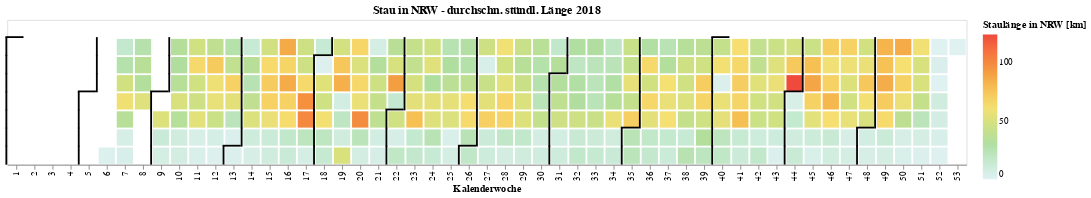
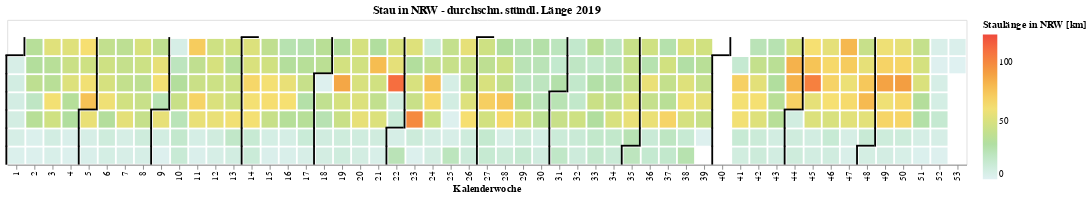
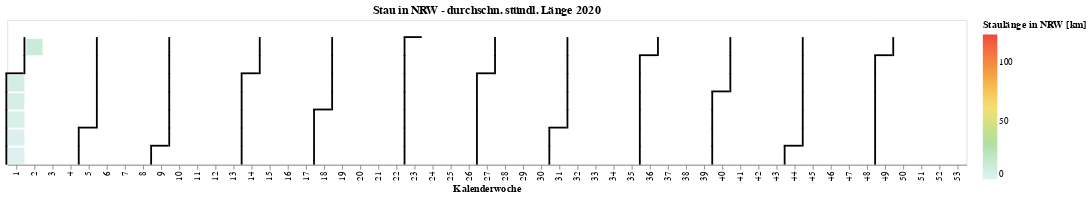

These figures' notebook cell, in order:
### Markdown cell above
### plot mean Staulänge

### Code cell
df_=stau_mean

years= sorted(df_.year.unique())

for year in years:
    df=df_[df_.year==year]
    #print (year)
    #### CHART
    chart=alt.Chart(df).mark_rect(width=18,height=18).encode(
        alt.Y('weekday:O', title='weekday', axis=None),
        alt.X('Week_Number:O', title='Kalenderwoche'),

        #alt.Color('nrw',  scale=alt.Scale(scheme='spectral'), title='Datenverfügbarkeit pro Tag'), #, sort="descending"
        #alt.Color('nrw:Q',  scale=alt.Scale(scheme='lightmulti'), title='Staulänge in NRW [km]'), #, sort="descending"
        color=alt.Color('nrw:Q',#scale=alt.Scale(scheme='spectral')),
                    #sort='descending'   ,
                        title='Staulänge in NRW [km]',
                        scale=alt.Scale(domain=[0, int(df_.nrw.max())],
                                        scheme='lightmulti')),

        tooltip=[
            alt.Tooltip('date', title='Date'),
            alt.Tooltip('nrw', title='durchschn. Staulänge [km]'),
            alt.Tooltip('weekday_name', title='Wochentag')
        ],
        #row=alt.Row('year', title='Jahr'),
    ).properties(
        title="Stau in NRW - durchschn. stündl. Länge " + str(year)
    )

    
    
    #### MONATSGRENZEN
    df=all_days_df[all_days_df.year==year].copy()
    
    #df=df.copy()
    df['weekday_1']=df['weekday']-1
    vline=alt.Chart(df).mark_rule(color='black', strokeWidth=2, xOffset=-11, yOffset=+10, y2Offset=+9).encode(
        x='Week_Number:N',
        y=alt.Y('weekday:N', axis=None),
        y2=alt.Y2('weekday_1:N')
    ).transform_filter((datum.day <=7))


    #df=df.copy()
    df['Week_Number_1']=df['Week_Number']+1
    hline = alt.Chart(df).mark_rule(color='black', strokeWidth=2, yOffset=-11, xOffset=-12, x2Offset=-12).encode(
        x=alt.X('Week_Number:N',scale=alt.Scale(domain=list(range(1,54)))),
        x2=alt.X2('Week_Number_1:N'),
        y=alt.Y('weekday:N', axis=None,scale=alt.Scale(domain=[-1,0,1,2,3,4,5,6])),
    ).transform_filter((datum.day ==1))

    
    (chart+hline+vline).display()
    print('\n\n\n')

### Figure 1 — Vega-Lite specification as saved in the notebook (floating-point values rounded to 4 significant figures; data arrays with more than 128 entries replaced by an {"elided": "..."} marker saying what was removed)
{"config": {"view": {"continuousWidth": 400, "continuousHeight": 300}}, "layer": [{"data": {"name": "data-7d3a5cd6202742b98cf1f53b13e2ae4f"}, "mark": {"type": "rect", "height": 18, "width": 18}, "encoding": {"color": {"type": "quantitative", "field": "nrw", "scale": {"domain": [0, 124], "scheme": "lightmulti"}, "title": "Staulänge in NRW [km]"}, "tooltip": [{"type": "temporal", "field": "date", "title": "Date"}, {"type": "quantitative", "field": "nrw", "title": "durchschn. Staulänge [km]"}, {"type": "nominal", "field": "weekday_name", "title": "Wochentag"}], "x": {"type": "ordinal", "field": "Week_Number", "title": "Kalenderwoche"}, "y": {"type": "ordinal", "axis": null, "field": "weekday", "title": "weekday"}}, "title": "Stau in NRW - durchschn. stündl. Länge 2018"}, {"data": {"name": "data-378c00bac45e8bd3890e1d61f1ec8c73"}, "mark": {"type": "rule", "color": "black", "strokeWidth": 2, "x2Offset": -12, "xOffset": -12, "yOffset": -11}, "encoding": {"x": {"type": "nominal", "field": "Week_Number", "scale": {"domain": [1, 2, 3, 4, 5, 6, 7, 8, 9, 10, 11, 12, 13, 14, 15, 16, 17, 18, 19, 20, 21, 22, 23, 24, 25, 26, 27, 28, 29, 30, 31, 32, 33, 34, 35, 36, 37, 38, 39, 40, 41, 42, 43, 44, 45, 46, 47, 48, 49, 50, 51, 52, 53]}}, "x2": {"field": "Week_Number_1"}, "y": {"type": "nominal", "axis": null, "field": "weekday", "scale": {"domain": [-1, 0, 1, 2, 3, 4, 5, 6]}}}, "transform": [{"filter": "(datum.day === 1)"}]}, {"data": {"name": "data-378c00bac45e8bd3890e1d61f1ec8c73"}, "mark": {"type": "rule", "color": "black", "strokeWidth": 2, "xOffset": -11, "y2Offset": 9, "yOffset": 10}, "encoding": {"x": {"type": "nominal", "field": "Week_Number"}, "y": {"type": "nominal", "axis": null, "field": "weekday"}, "y2": {"field": "weekday_1"}}, "transform": [{"filter": "(datum.day <= 7)"}]}], "$schema": "https://vega.github.io/schema/vega-lite/v4.0.0.json", "datasets": {"data-7d3a5cd6202742b98cf1f53b13e2ae4f": {"elided": "317 records"}, "data-378c00bac45e8bd3890e1d61f1ec8c73": {"elided": "365 records"}}}

### Figure 2 — Vega-Lite specification as saved in the notebook (floating-point values rounded to 4 significant figures; data arrays with more than 128 entries replaced by an {"elided": "..."} marker saying what was removed)
{"config": {"view": {"continuousWidth": 400, "continuousHeight": 300}}, "layer": [{"data": {"name": "data-341e4a20d731a0cfe87542530ba10d0e"}, "mark": {"type": "rect", "height": 18, "width": 18}, "encoding": {"color": {"type": "quantitative", "field": "nrw", "scale": {"domain": [0, 124], "scheme": "lightmulti"}, "title": "Staulänge in NRW [km]"}, "tooltip": [{"type": "temporal", "field": "date", "title": "Date"}, {"type": "quantitative", "field": "nrw", "title": "durchschn. Staulänge [km]"}, {"type": "nominal", "field": "weekday_name", "title": "Wochentag"}], "x": {"type": "ordinal", "field": "Week_Number", "title": "Kalenderwoche"}, "y": {"type": "ordinal", "axis": null, "field": "weekday", "title": "weekday"}}, "title": "Stau in NRW - durchschn. stündl. Länge 2019"}, {"data": {"name": "data-38a0248ea967911e93a4f3156c7fdde1"}, "mark": {"type": "rule", "color": "black", "strokeWidth": 2, "x2Offset": -12, "xOffset": -12, "yOffset": -11}, "encoding": {"x": {"type": "nominal", "field": "Week_Number", "scale": {"domain": [1, 2, 3, 4, 5, 6, 7, 8, 9, 10, 11, 12, 13, 14, 15, 16, 17, 18, 19, 20, 21, 22, 23, 24, 25, 26, 27, 28, 29, 30, 31, 32, 33, 34, 35, 36, 37, 38, 39, 40, 41, 42, 43, 44, 45, 46, 47, 48, 49, 50, 51, 52, 53]}}, "x2": {"field": "Week_Number_1"}, "y": {"type": "nominal", "axis": null, "field": "weekday", "scale": {"domain": [-1, 0, 1, 2, 3, 4, 5, 6]}}}, "transform": [{"filter": "(datum.day === 1)"}]}, {"data": {"name": "data-38a0248ea967911e93a4f3156c7fdde1"}, "mark": {"type": "rule", "color": "black", "strokeWidth": 2, "xOffset": -11, "y2Offset": 9, "yOffset": 10}, "encoding": {"x": {"type": "nominal", "field": "Week_Number"}, "y": {"type": "nominal", "axis": null, "field": "weekday"}, "y2": {"field": "weekday_1"}}, "transform": [{"filter": "(datum.day <= 7)"}]}], "$schema": "https://vega.github.io/schema/vega-lite/v4.0.0.json", "datasets": {"data-341e4a20d731a0cfe87542530ba10d0e": {"elided": "356 records"}, "data-38a0248ea967911e93a4f3156c7fdde1": {"elided": "365 records"}}}

### Figure 3 — Vega-Lite specification as saved in the notebook (floating-point values rounded to 4 significant figures; data arrays with more than 128 entries replaced by an {"elided": "..."} marker saying what was removed)
{"config": {"view": {"continuousWidth": 400, "continuousHeight": 300}}, "layer": [{"data": {"name": "data-1d8486db0700a6d0fd5ddea911b8221d"}, "mark": {"type": "rect", "height": 18, "width": 18}, "encoding": {"color": {"type": "quantitative", "field": "nrw", "scale": {"domain": [0, 124], "scheme": "lightmulti"}, "title": "Staulänge in NRW [km]"}, "tooltip": [{"type": "temporal", "field": "date", "title": "Date"}, {"type": "quantitative", "field": "nrw", "title": "durchschn. Staulänge [km]"}, {"type": "nominal", "field": "weekday_name", "title": "Wochentag"}], "x": {"type": "ordinal", "field": "Week_Number", "title": "Kalenderwoche"}, "y": {"type": "ordinal", "axis": null, "field": "weekday", "title": "weekday"}}, "title": "Stau in NRW - durchschn. stündl. Länge 2020"}, {"data": {"name": "data-fd064235532733afccff4ee9750f4d0a"}, "mark": {"type": "rule", "color": "black", "strokeWidth": 2, "x2Offset": -12, "xOffset": -12, "yOffset": -11}, "encoding": {"x": {"type": "nominal", "field": "Week_Number", "scale": {"domain": [1, 2, 3, 4, 5, 6, 7, 8, 9, 10, 11, 12, 13, 14, 15, 16, 17, 18, 19, 20, 21, 22, 23, 24, 25, 26, 27, 28, 29, 30, 31, 32, 33, 34, 35, 36, 37, 38, 39, 40, 41, 42, 43, 44, 45, 46, 47, 48, 49, 50, 51, 52, 53]}}, "x2": {"field": "Week_Number_1"}, "y": {"type": "nominal", "axis": null, "field": "weekday", "scale": {"domain": [-1, 0, 1, 2, 3, 4, 5, 6]}}}, "transform": [{"filter": "(datum.day === 1)"}]}, {"data": {"name": "data-fd064235532733afccff4ee9750f4d0a"}, "mark": {"type": "rule", "color": "black", "strokeWidth": 2, "xOffset": -11, "y2Offset": 9, "yOffset": 10}, "encoding": {"x": {"type": "nominal", "field": "Week_Number"}, "y": {"type": "nominal", "axis": null, "field": "weekday"}, "y2": {"field": "weekday_1"}}, "transform": [{"filter": "(datum.day <= 7)"}]}], "$schema": "https://vega.github.io/schema/vega-lite/v4.0.0.json", "datasets": {"data-1d8486db0700a6d0fd5ddea911b8221d": [{"date": "2020-01-06T00:00:00", "nrw": 12.1, "weekday": 0, "weekday_name": "Monday", "Week_Number": 2, "year": 2020, "day": 6}, {"date": "2020-01-01T00:00:00", "nrw": 7.0, "weekday": 2, "weekday_name": "Wednesday", "Week_Number": 1, "year": 2020, "day": 1}, {"date": "2020-01-02T00:00:00", "nrw": 5.2, "weekday": 3, "weekday_name": "Thursday", "Week_Number": 1, "year": 2020, "day": 2}, {"date": "2020-01-03T00:00:00", "nrw": 4.0, "weekday": 4, "weekday_name": "Friday", "Week_Number": 1, "year": 2020, "day": 3}, {"date": "2020-01-04T00:00:00", "nrw": 2.6, "weekday": 5, "weekday_name": "Saturday", "Week_Number": 1, "year": 2020, "day": 4}, {"date": "2020-01-05T00:00:00", "nrw": 1.5, "weekday": 6, "weekday_name": "Sunday", "Week_Number": 1, "year": 2020, "day": 5}], "data-fd064235532733afccff4ee9750f4d0a": {"elided": "366 records"}}}
